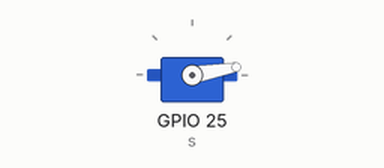
This sketch was run on a simulated ESP32. Parts: servo.

Above: at 0.05 s.
At 0.5 s:
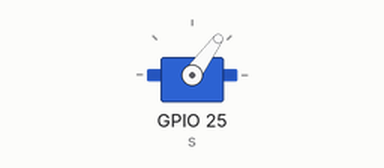
At 0.75 s:
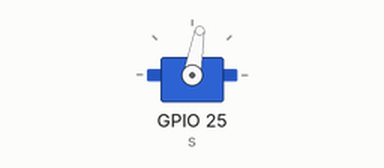
At 1.0 s:
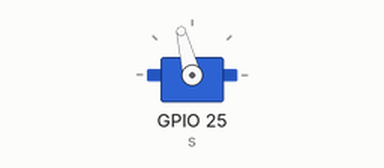
Timing chart, 0 to 3.0 s (numbered marks = the images above):
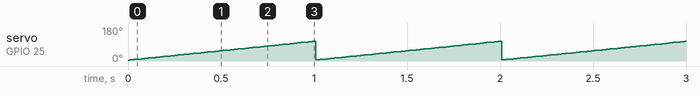

Measured:
- by itself, servo on GPIO 25 (s): ramps from 6° to 104° and jumps back, once every 1.0 s

The sketch:

Ex28.ino
```cpp
/* Programa: Testa o Servo Motor
 * Arduino : Mega
 * Shield  : Servo 9g
 * Autor   : Rahul M. Juliato
 * Data    : 27/09/2019
 */

#include <Servo.h>
Servo s;

int i;
int angulo=5;

void setup(){
  s.attach(25);
  s.write(angulo);
}

void loop(){

  for (i=1;i<=100;i++){

    s.write(angulo);
    angulo = angulo + 1;
    delay(10);

  }
  angulo = 5;

}
```
